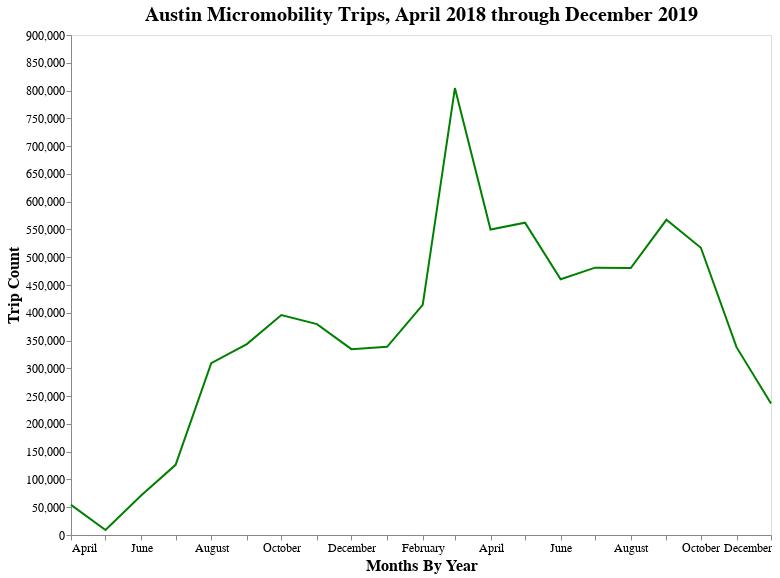

The cell this chart's notebook holds for it:
### Code cell
growth_chart = alt.Chart(growth_full, title="Austin Micromobility Trips, April 2018 through December 2019").mark_line(color = 'green').encode(
    alt.X('Months By Year:T', axis = alt.Axis(grid = False)),
    alt.Y('Count:Q', axis = alt.Axis(title = 'Trip Count', grid = False))
).properties(height = 500, width = 700).configure_title(fontSize=20).configure_axis(
    labelFontSize=12,
    titleFontSize=16
)

growth_chart

### Figure 1 — Vega-Lite specification as saved in the notebook (floating-point values rounded to 4 significant figures)
{"config": {"view": {"continuousWidth": 400, "continuousHeight": 300}, "axis": {"labelFontSize": 12, "titleFontSize": 16}, "title": {"fontSize": 20}}, "data": {"name": "data-b49b6710e8e757dec04fa50e8e9dbc67"}, "mark": {"type": "line", "color": "green"}, "encoding": {"x": {"type": "temporal", "axis": {"grid": false}, "field": "Months By Year"}, "y": {"type": "quantitative", "axis": {"grid": false, "title": "Trip Count"}, "field": "Count"}}, "height": 500, "title": "Austin Micromobility Trips, April 2018 through December 2019", "width": 700, "$schema": "https://vega.github.io/schema/vega-lite/v4.8.1.json", "datasets": {"data-b49b6710e8e757dec04fa50e8e9dbc67": [{"Month": 4, "Count": 54269, "Year": 2018, "Months": 0, "Months By Year": "2018-04-01T00:00:00"}, {"Month": 5, "Count": 8967, "Year": 2018, "Months": 1, "Months By Year": "2018-05-01T00:00:00"}, {"Month": 6, "Count": 71043, "Year": 2018, "Months": 2, "Months By Year": "2018-06-01T00:00:00"}, {"Month": 7, "Count": 126279, "Year": 2018, "Months": 3, "Months By Year": "2018-07-01T00:00:00"}, {"Month": 8, "Count": 309439, "Year": 2018, "Months": 4, "Months By Year": "2018-08-01T00:00:00"}, {"Month": 9, "Count": 343624, "Year": 2018, "Months": 5, "Months By Year": "2018-09-01T00:00:00"}, {"Month": 10, "Count": 395862, "Year": 2018, "Months": 6, "Months By Year": "2018-10-01T00:00:00"}, {"Month": 11, "Count": 379540, "Year": 2018, "Months": 7, "Months By Year": "2018-11-01T00:00:00"}, {"Month": 12, "Count": 334571, "Year": 2018, "Months": 8, "Months By Year": "2018-12-01T00:00:00"}, {"Month": 1, "Count": 338676, "Year": 2019, "Months": 9, "Months By Year": "2019-01-01T00:00:00"}, {"Month": 2, "Count": 414114, "Year": 2019, "Months": 10, "Months By Year": "2019-02-01T00:00:00"}, {"Month": 3, "Count": 804558, "Year": 2019, "Months": 11, "Months By Year": "2019-03-01T00:00:00"}, {"Month": 4, "Count": 549785, "Year": 2019, "Months": 12, "Months By Year": "2019-04-01T00:00:00"}, {"Month": 5, "Count": 562238, "Year": 2019, "Months": 13, "Months By Year": "2019-05-01T00:00:00"}, {"Month": 6, "Count": 460271, "Year": 2019, "Months": 14, "Months By Year": "2019-06-01T00:00:00"}, {"Month": 7, "Count": 481214, "Year": 2019, "Months": 15, "Months By Year": "2019-07-01T00:00:00"}, {"Month": 8, "Count": 480609, "Year": 2019, "Months": 16, "Months By Year": "2019-08-01T00:00:00"}, {"Month": 9, "Count": 567370, "Year": 2019, "Months": 17, "Months By Year": "2019-09-01T00:00:00"}, {"Month": 10, "Count": 517051, "Year": 2019, "Months": 18, "Months By Year": "2019-10-01T00:00:00"}, {"Month": 11, "Count": 338103, "Year": 2019, "Months": 19, "Months By Year": "2019-11-01T00:00:00"}, {"Month": 12, "Count": 236564, "Year": 2019, "Months": 20, "Months By Year": "2019-12-01T00:00:00"}]}}
